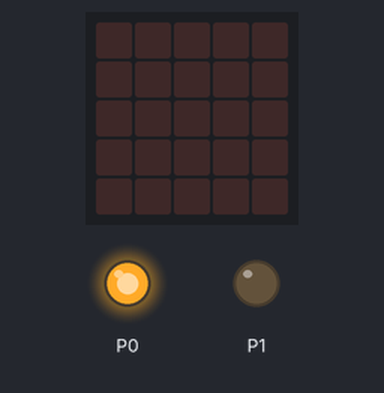
A program run on a simulated BBC micro:bit running MicroPython. On the bench: the board's 5×5 LED display, output pins drawn as LEDs (lit = HIGH).

Above: at 0.1 s.
At 4.1 s:
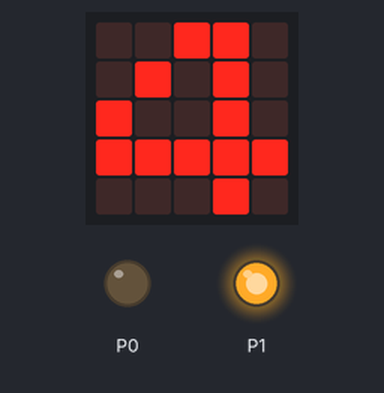
At 6.1 s:
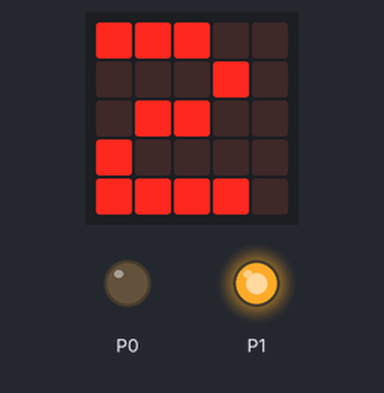
At 9.1 s:
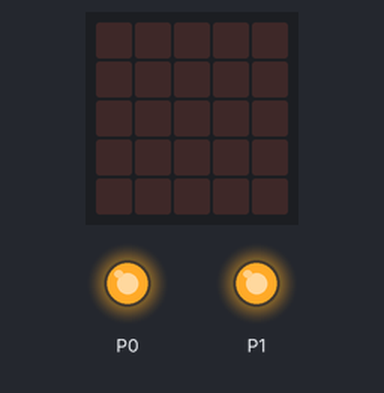
Timing chart, 0 to 37.5 s (numbered marks = the images above):
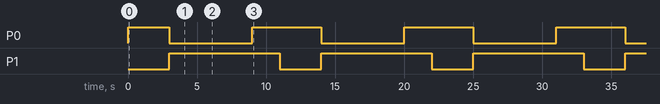

Measured:
- by itself, P0: repeats every 11.0 s: LOW 6.0 s, HIGH 5.0 s
- by itself, P1: alternates HIGH for 8.0 s and LOW for 3.0 s
- by itself, everything shown: repeats every 11.0 s, in 8 steps
- what the display in image 1 shows lasts 1.0 s, from 4.0 s to 5.0 s

The program:

05___________.py
```python
from microbit import * # 마이크로비트 모듈의 모든 명령 사용

while True:     # 무한 반복
    pin0.write_digital(1)   # 0번핀에 연결된 빨간색 LED 켜기(켜기:1, 끄기: 0)
    sleep(3000)             # 3초 지연
    pin0.write_digital(0)   # 0번핀에 연결된 빨간색 LED 끄기
    pin1.write_digital(1)   # 1번핀에 연결된 녹색 LED 켜기
    for a in range(6):      # a값이 0에서 5까지 총 6회 반복하기
        display.show(5-a)   # 25개 LED 디스플레이에 5초 카운팅 보여 주기
        sleep(1000)         # 1초 지연
    pin1.write_digital(0)   # 1번핀에 연결된 녹색 LED 끄기
    pin0.write_digital(1)   # 노란색을 만들기 위해 0번핀에 연결된 빨간색 LED 켜기
    pin1.write_digital(1)   # 노란색을 만들기 위해 1번핀에 연결된 녹색 LED 켜기
    display.clear()         # 25개 LED 디스플레이 초기화
    sleep(2000)             # 2초 지연
    pin0.write_digital(0)   # 0번핀에 연결된 빨간색 LED 끄기
    pin1.write_digital(0)   # 1번핀에 연결된 녹색 LED 끄기
```
